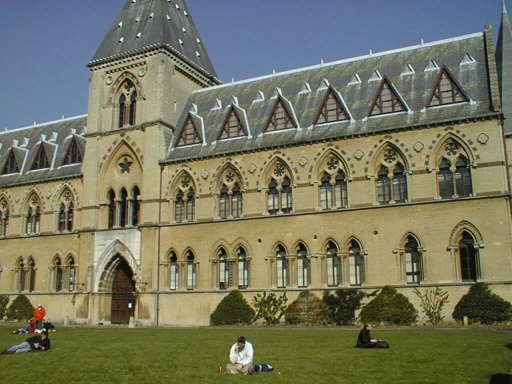
#> input picture ECE549-Computer Vision-2021Fall/mp3/MP3_part2_data/library1.jpg, 512 x 384 px
$ jupyter execute Part2.ipynb
#> lines starting #> are read from the running program, lines starting #| are printed output that depends on the picture; long printed decimals are rounded
# Part 2: Fundamental Matrix Estimation, Camera Calibration, Triangulation

## Fundamental Matrix Estimation

[cell 1]
from PIL import Image
import numpy as np
import matplotlib.pyplot as plt

##
## load images and match files for the first example
##

def load_data(img1, img2, match_file):
    I1 = Image.open(img1)
    I2 = Image.open(img2)
    matches = np.loadtxt(match_file)

    # this is a N x 4 file where the first two numbers of each row
    # are coordinates of corners in the first image and the last two
    # are coordinates of corresponding corners in the second image:
    # matches(i,1:2) is a point in the first image
    # matches(i,3:4) is a corresponding point in the second image

    N = len(matches)
    ##
    ## display two images side-by-side with matches
    ## this code is to help you visualize the matches, you don't need
    ## to use it to produce the results for the assignment
    ##

    I3 = np.zeros((I1.size[1],I1.size[0]*2,3) )
    I3[:,:I1.size[0],:] = I1
    I3[:,I1.size[0]:,:] = I2
    fig, ax = plt.subplots()
    ax.set_aspect('equal')
    ax.imshow(np.array(I3).astype(np.uint8))
    ax.plot(matches[:,0],matches[:,1],  '+r')
    ax.plot( matches[:,2]+I1.size[0],matches[:,3], '+g')
    ax.plot([matches[:,0], matches[:,2]+I1.size[0]],[matches[:,1], matches[:,3]], 'b')
    plt.show()
    return I1, I2, matches

[cell 2]
##
## display second image with epipolar lines reprojected
## from the first image
##
def image2homo(points):
    # [N, 2] to [N, 3]
    return np.hstack([points, np.ones((len(points),1))])

def homo2image(points):
    # [N, 3] to [N, 2]
    return np.transpose([points[:, 0]/points[:, 2], points[:, 1]/points[:, 2]])

def normalize(pts):
    center = np.mean(pts, axis=0)
    dist = np.linalg.norm(pts - center, axis=1) ** 2
    mean_dist = np.mean(dist)
    scale = np.sqrt(2 / mean_dist)
    translation = np.array([[scale, 0, -scale*center[0]],
                            [0, scale, -scale*center[1]],
                            [0, 0, 1]])
    homo_pts = image2homo(pts)
    trans_pts = np.matmul(translation, homo_pts.T).T
    return translation, homo2image(trans_pts)

[cell 3]
def fit_fundamental(matches, norm=True):
    left_matches = matches[:, :2]
    right_matches = matches[:, 2:]
    if norm:
        T1, left_matches = normalize(left_matches)
        T2, right_matches = normalize(right_matches)
    num_matches = len(left_matches)
    U = np.zeros((num_matches, 9))
    for i in range(num_matches):
        x1, y1 = left_matches[i][0], left_matches[i][1]
        x2, y2 = right_matches[i][0], right_matches[i][1]
        U[i, 0] = x2 * x1
        U[i, 1] = x2 * y1
        U[i, 2] = x2
        U[i, 3] = y2 * x1
        U[i, 4] = y2 * y1
        U[i, 5] = y2
        U[i, 6] = x1
        U[i, 7] = y1
        U[i, 8] = 1
    _, _, V = np.linalg.svd(U)
    F_init = V[len(V)-1].reshape(3,3)
    U, S, V = np.linalg.svd(F_init)
    S[-1] = 0
    S = S * np.identity(3)
    F = U.dot(S).dot(V)
    if norm:
        F = T2.T.dot(F).dot(T1)
    # [9 lines of commented-out code are left out]
    return F

[cell 4]
def epipolar_projection(I2, matches, norm=True):
    N = len(matches)
    # first, fit fundamental matrix to the matches
    F = fit_fundamental(matches, norm=norm); # this is a function that you should write
    M = np.c_[matches[:,0:2], np.ones((N,1))].transpose()
    L1 = np.matmul(F, M).transpose() # transform points from
    # the first image to get epipolar lines in the second image

    # find points on epipolar lines L closest to matches(:,3:4)
    l = np.sqrt(L1[:,0]**2 + L1[:,1]**2)
    L = np.divide(L1,np.kron(np.ones((3,1)),l).transpose())# rescale the line
    pt_line_dist = np.multiply(L, np.c_[matches[:,2:4], np.ones((N,1))]).sum(axis = 1)
    print("residual:", np.mean(np.abs(pt_line_dist)))
    closest_pt = matches[:,2:4] - np.multiply(L[:,0:2],np.kron(np.ones((2,1)), pt_line_dist).transpose())

    # find endpoints of segment on epipolar line (for display purposes)
    pt1 = closest_pt - np.c_[L[:,1], -L[:,0]]*10# offset from the closest point is 10 pixels
    pt2 = closest_pt + np.c_[L[:,1], -L[:,0]]*10

    # display points and segments of corresponding epipolar lines
    fig, ax = plt.subplots()
    ax.set_aspect('equal')
    ax.imshow(np.array(I2).astype(np.uint8))
    ax.plot(matches[:,2],matches[:,3],  '+r')
    ax.plot([matches[:,2], closest_pt[:,0]],[matches[:,3], closest_pt[:,1]], 'r')
    ax.plot([pt1[:,0], pt2[:,0]],[pt1[:,1], pt2[:,1]], 'g')
    plt.show()

[cell 5]
import cv2
from scipy.spatial import distance

def sift_descriptor(image):
    sift = cv2.xfeatures2d.SIFT_create()
    # compute descriptors
    kp, dsp = sift.detectAndCompute(image, None)
    pt = cv2.KeyPoint_convert(kp)
    pt = np.array(pt)
    return pt, dsp

def get_matches(dsp1, dsp2, topk=100):
    dist = distance.cdist(dsp1, dsp2, metric="sqeuclidean")
    sort_idx = np.argsort(dist, axis=None)
    match_idx = np.unravel_index(sort_idx,(dist.shape[0], dist.shape[1]))
    match_idx1 = match_idx[0][:topk]
    match_idx2 = match_idx[1][:topk]
    return np.array([match_idx1, match_idx2]).T

def RANSAC(matches, img2, iteration=100, inlier_thres=2):
    max_inlier = 0
    num_matches = matches.shape[0]
    for i in range(iteration):
        select_idx = np.random.choice(range(num_matches), 8)
        select_matches = matches[select_idx]
        F  = fit_fundamental(select_matches, norm=True);
        M = image2homo(matches[:, :2]).T
        L1 = np.matmul(F, M).T

        l = np.sqrt(L1[:,0]**2 + L1[:,1]**2)
        L = np.divide(L1,np.kron(np.ones((3,1)),l).transpose())    # rescale the line
        pt_line_dist = np.multiply(L, np.c_[matches[:,2:4], np.ones((num_matches,1))]).sum(axis = 1)

        inlier_idx = pt_line_dist < inlier_thres
        inliers = matches[inlier_idx]

        num_inliers = len(inliers)
        if num_inliers > max_inlier:
            max_inlier = num_inliers
            best_inliers = inliers
    print("max inliers: ", max_inlier)

    epipolar_projection(img2, best_inliers, True)
    return

[cell 6]
img1 = 'MP3_part2_data/library1.jpg'
img2 = 'MP3_part2_data/library2.jpg'
match_file = 'MP3_part2_data/library_matches.txt'

I1, I2, matches = load_data(img1, img2, match_file)
#> in load_data, I1 is the input picture: PIL image 512x384 RGB; mean R, G, B 116.2, 117.4, 94.6
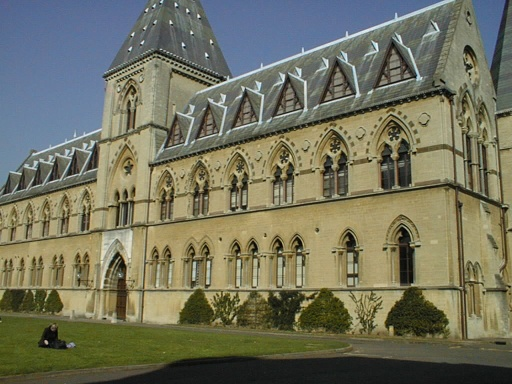
#> input picture ECE549-Computer Vision-2021Fall/mp3/MP3_part2_data/library2.jpg, 512 x 384 px
#> in load_data, I2 is the input picture: PIL image 512x384 RGB; mean R, G, B 114.3, 114.3, 93.7
#> in load_data, `plt.show()`:
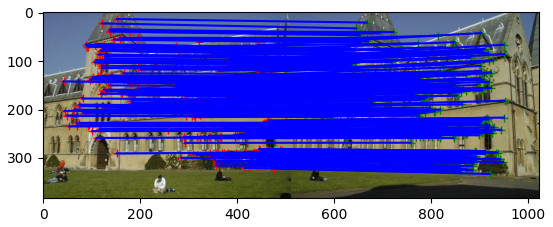
#> figure drawn by matplotlib, 1 panel
#> matches = 309 rows, first 6: [460.1, 104.9, 406.4, 82.94], [383, 108.1, 334.3, 93.66], [106.7, 102.5, 116, 109.6], [115.7, 103.4, 123.8, 109.6], [367.7, 135.5, 313.5, 124.7], [461.4, 142.1, 402.5, 125.1]
epipolar_projection(I2, matches, norm=False)
#> in epipolar_projection, `N = len(matches)`: N = 309
#> in fit_fundamental, `left_matches = matches[:, :2]`: left_matches = 309 pairs, first value 41.85 to 504, second value 13.15 to 321.9
#> in fit_fundamental, `right_matches = matches[:, 2:]`: right_matches = 309 pairs, first value 71.8 to 440.6, second value 20.44 to 333.1
#> in fit_fundamental, `num_matches = len(left_matches)`: num_matches = 309
#> the loop in fit_fundamental, `for i in range(num_matches):` made 309 passes
#> in fit_fundamental, `F_init = V[len(V)-1].reshape(3,3)`: F_init = [[-1.4e-06, 1.37e-05, -0.000683], [-2.88e-05, 2.66e-07, 0.0409], [0.00562, -0.0373, -0.998]]
#> in fit_fundamental, `U, S, V = np.linalg.svd(F_init)`: U = [[0.000682, 0.0256, 1], [-0.0409, -0.999, 0.0256], [0.999, -0.0409, 0.000367]]; S = [1, 0.00154, 7.92e-08]; V = [[0.00562, -0.0372, -0.999], [-0.131, 0.991, -0.0377], [-0.991, -0.131, -0.000698]]
#> in fit_fundamental, `S = S * np.identity(3)`: S = [[1, 0, 0], [0, 0.00154, 0], [0, 0, 0]]
#> in fit_fundamental, `F = U.dot(S).dot(V)`: F = [[-1.32e-06, 1.37e-05, -0.000683], [-2.88e-05, 2.66e-07, 0.0409], [0.00562, -0.0373, -0.998]]
#> in epipolar_projection, `L1 = np.matmul(F, M).transpose()`: L1 = 309 rows, first 8: [0.000142, 0.0277, -2.32], [0.000287, 0.0299, -2.87], [0.000577, 0.0379, -4.22], [0.000577, 0.0376, -4.2], [0.000682, 0.0303, -3.98], [0.000648, 0.0276, -3.7], [0.000726, 0.0308, -4.13], [0.00094, 0.0373, -5.17]
#> in epipolar_projection, `l = np.sqrt(L1[:,0]**2 + L1[:,1]**2)`: l = 309 values, max 0.0398 at index 88, min 0.0266 at index 40, mean 0.0322
#> in epipolar_projection, `L = np.divide(L1,np.kron(np.ones((3,1)),l).transpose())# rescale the l..`: L = 309 rows, first 8: [0.00513, 1, -83.9], [0.00959, 1, -96.08], [0.0152, 1, -111.5], [0.0153, 1, -111.8], [0.0225, 1, -131.1], [0.0234, 1, -133.8], [0.0236, 1, -134.3], [0.0252, 1, -138.7]
#> in epipolar_projection, `pt_line_dist = np.multiply(L, np.c_[matches[:,2:4], np.ones((N,1))]).s..`: pt_line_dist = 309 values, max 1.13 at index 230, min -0.882 at index 116, mean 0.279
#| residual: 0.3385
#> in epipolar_projection, `closest_pt = matches[:,2:4] - np.multiply(L[:,0:2],np.kron(np.ones((2,..`: closest_pt = 309 pairs, first value 71.77 to 440.6, second value 20.28 to 332.4
#> in epipolar_projection, `pt1 = closest_pt - np.c_[L[:,1], -L[:,0]]*10# offset from the closest ..`: pt1 = 309 pairs, first value 61.79 to 430.6, second value 20.09 to 333.5
#> in epipolar_projection, `pt2 = closest_pt + np.c_[L[:,1], -L[:,0]]*10`: pt2 = 309 pairs, first value 81.76 to 450.6, second value 20.48 to 331.2
#> in epipolar_projection, `plt.show()`:
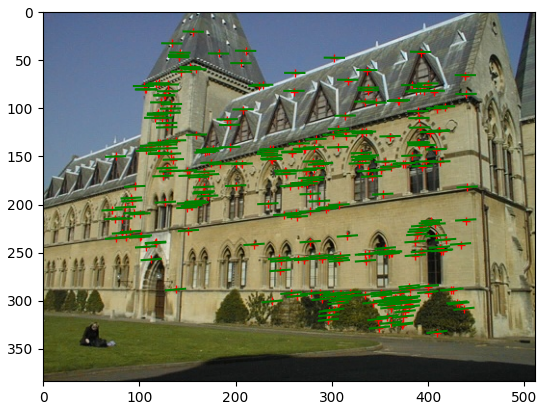
#> figure drawn by matplotlib, 1 panel

[cell 7]
# normalize
epipolar_projection(I2, matches, norm=True)
#> in normalize, `center = np.mean(pts, axis=0)`: center = [306.2, 188.5]
#> in normalize, `dist = np.linalg.norm(pts - center, axis=1) ** 2`: dist = 309 values, max 72058.7 at index 88, min 19.48 at index 141, mean 23660.1
#> in normalize, `mean_dist = np.mean(dist)`: mean_dist = 23660.1
#> in normalize, `scale = np.sqrt(2 / mean_dist)`: scale = 0.00919
#> in normalize, `translation = np.array([[scale, 0, -scale*center[0]], [0, scale, -scal..`: translation = [[0.00919, 0, -2.82], [0, 0.00919, -1.73], [0, 0, 1]]
#> in normalize, `homo_pts = image2homo(pts)`: homo_pts = 309 rows, first 8: [460.1, 104.9, 1], [383, 108.1, 1], [106.7, 102.5, 1], [115.7, 103.4, 1], [367.7, 135.5, 1], [461.4, 142.1, 1], [353.6, 137.4, 1], [127.9, 131.2, 1]
#> in normalize, `trans_pts = np.matmul(translation, homo_pts.T).T`: trans_pts = 309 rows, first 8: [1.41, -0.769, 1], [0.706, -0.74, 1], [-1.83, -0.79, 1], [-1.75, -0.782, 1], [0.565, -0.488, 1], [1.43, -0.427, 1], [0.436, -0.47, 1], [-1.64, -0.527, 1]
#> in normalize (call 2), `homo_pts = image2homo(pts)`: homo_pts = 309 rows, first 8: [406.4, 82.94, 1], [334.3, 93.66, 1], [116, 109.6, 1], [123.8, 109.6, 1], [313.5, 124.7, 1], [402.5, 125.1, 1], [301.4, 127.6, 1], [128.9, 135.3, 1]
#> in normalize (call 2), `trans_pts = np.matmul(translation, homo_pts.T).T`: trans_pts = 309 rows, first 8: [1.46, -1.11, 1], [0.692, -0.991, 1], [-1.64, -0.822, 1], [-1.56, -0.821, 1], [0.47, -0.66, 1], [1.42, -0.655, 1], [0.341, -0.629, 1], [-1.5, -0.547, 1]
#> the loop in fit_fundamental (call 2), `for i in range(num_matches):` made 309 passes
#> (x1, y1, x2, y2) on passes 1 to 3: (1.41, -0.769, 1.46, -1.11), (0.706, -0.74, 0.692, -0.991), (-1.83, -0.79, -1.64, -0.822)
#> in epipolar_projection (call 2), `L1 = np.matmul(F, M).transpose()`: L1 = 309 rows, first 8: [-4.89e-05, 0.00609, -0.482], [-4.39e-05, 0.00643, -0.585], [-3.84e-05, 0.00764, -0.833], [-3.81e-05, 0.0076, -0.83], [-2.35e-05, 0.0065, -0.801], [-2.19e-05, 0.00609, -0.751], [-2.16e-05, 0.00656, -0.829], [-1.83e-05, 0.00754, -1.02]
#> in epipolar_projection (call 2), `L = np.divide(L1,np.kron(np.ones((3,1)),l).transpose())# rescale the l..`: L = 309 rows, first 8: [-0.00802, 1, -79.04], [-0.00683, 1, -90.96], [-0.00503, 1, -109], [-0.00501, 1, -109.2], [-0.00361, 1, -123.2], [-0.00359, 1, -123.4], [-0.00329, 1, -126.4], [-0.00243, 1, -135.1]
#| residual: 0.1836

[cell 8]
topk = 50
iteration = 50
inlier_thres = 1.5

# ransac to find F
I1_gray = I1.convert("L")
I2_gray = I2.convert("L")
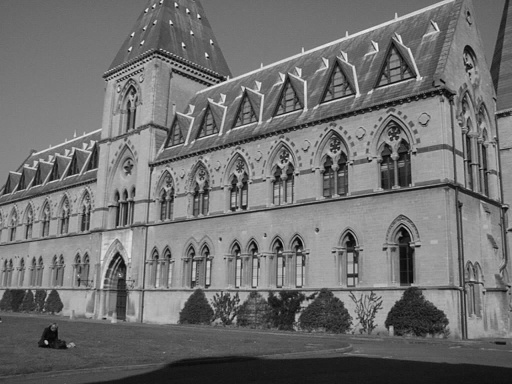
#> I2_gray: PIL image 512x384 L; min 0, max 248, mean 112
I1_gray = np.asarray(I1_gray)
I2_gray = np.asarray(I2_gray)

filtered_coords1, dsp1 = sift_descriptor(I1_gray)
#> in sift_descriptor, `kp, dsp = sift.detectAndCompute(image, None)`: kp = 2207 keypoints; strongest (x, y, size): (130, 305, 2.4), (180, 42, 1.9), (139, 35, 2.1), (121, 39, 2.2)
#> in sift_descriptor, `pt = cv2.KeyPoint_convert(kp)`: pt = 2207 pairs, first value 2.41 to 508.8, second value 6.55 to 374.6
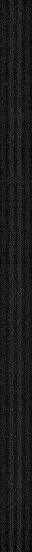
#> dsp1: shape (2207, 128) float32 (shown at 1/4 size); min 0, max 219, mean 26.9
#> filtered_coords1 has the same summary as pt in sift_descriptor
filtered_coords2, dsp2 = sift_descriptor(I2_gray)
#> in sift_descriptor (call 2), `kp, dsp = sift.detectAndCompute(image, None)`: kp = 2103 keypoints; strongest (x, y, size): (46, 342, 2.5), (183, 45, 2.1), (206, 55, 2), (176, 5, 2)
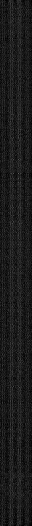
#> dsp2: shape (2103, 128) float32 (shown at 1/4 size); min 0, max 211, mean 26.7
#> filtered_coords2 = 2103 pairs, first value 2.5 to 509.2, second value 4.6 to 364.5
matches = get_matches(dsp1, dsp2, topk)
#> in get_matches, `dist = distance.cdist(dsp1, dsp2, metric="sqeuclidean")`:
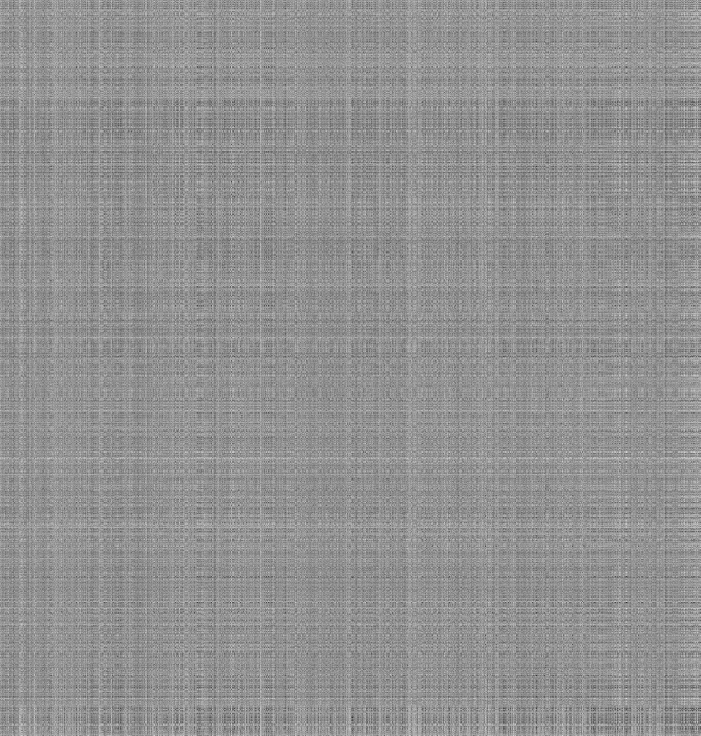
#> dist: shape (2207, 2103) float64 (shown at 1/3 size); min 2896, max 491550, mean 283117.6; drawn with min black and max white
#> in get_matches, `match_idx = np.unravel_index(sort_idx,(dist.shape[0], dist.shape[1]))`: match_idx = 4641321 positions, rows 0 to 2206, columns 0 to 2102
#> in get_matches, `match_idx1 = match_idx[0][:topk]`: match_idx1 = 50 values, max 2203 at index 15, min 719 at index 9, mean 1300.6
#> in get_matches, `match_idx2 = match_idx[1][:topk]`: match_idx2 = 50 values, max 2084 at index 45, min 677 at index 9, mean 1177.3
#> matches = 50 pairs, first value 719 to 2203, second value 677 to 2084
matched_pt1 = [filtered_coords1[i[0]] for i in matches]
#> matched_pt1 = 50 pairs, first value 183.5 to 507.9, second value 45.69 to 312.4
matched_pt2 = [filtered_coords2[i[1]] for i in matches]
#> matched_pt2 = 50 pairs, first value 180.4 to 503.5, second value 17.74 to 316.2
matched_pt = np.hstack([matched_pt1, matched_pt2])
#> matched_pt = 50 rows, first 6: [431.9, 129.3, 374.2, 112.4], [478.6, 122.6, 420.9, 101.2], [439.4, 45.69, 411.4, 17.98], [192.3, 74.5, 196.3, 75.98], [415.2, 131, 358.1, 115.8], [244, 154.9, 212.7, 152.3]

RANSAC(matched_pt, I2, iteration, inlier_thres)
#> the loop in RANSAC, `for i in range(iteration):` made 50 passes
#> (T1 in fit_fundamental, T2 in fit_fundamental, num_inliers, max_inlier) on passes 1, 3: ([[0.0122, 0, -3.32], [0, 0.0122, -1.54], [0, 0, 1]], [[0.016, 0, -3.63], [0, 0.016, -1.88], [0, 0, 1]], 37, 37), ([[0.01, 0, -2.89], [0, 0.01, -1.67], [0, 0, 1]], [[0.0118, 0, -3.08], [0, 0.0118, -1.88], [0, 0, 1]], 41, 41)
#| max inliers:  49
#> call 3 of epipolar_projection, with matches = array of shape (49, 4), norm = True
#| residual: 12.356
#> in epipolar_projection (call 3), `plt.show()`:
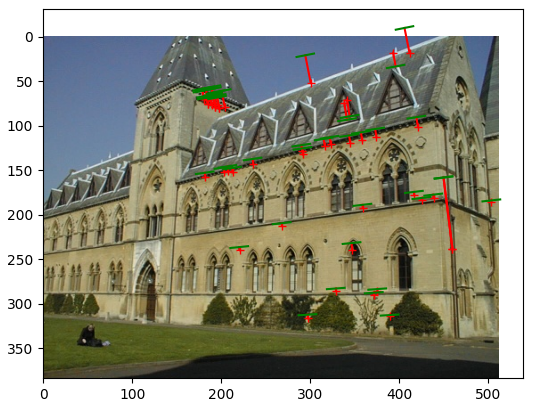
#> figure drawn by matplotlib, 1 panel

[cell 9]
img1 = 'MP3_part2_data/lab1.jpg'
img2 = 'MP3_part2_data/lab2.jpg'
match_file = 'MP3_part2_data/lab_matches.txt'

I1, I2, matches = load_data(img1, img2, match_file)
#> call 2 of load_data, with img1 = 'MP3_part2_data/lab1.jpg', img2 = 'MP3_part2_data/lab2.jpg', match_file = 'MP3_part2_data/lab_matches.txt'
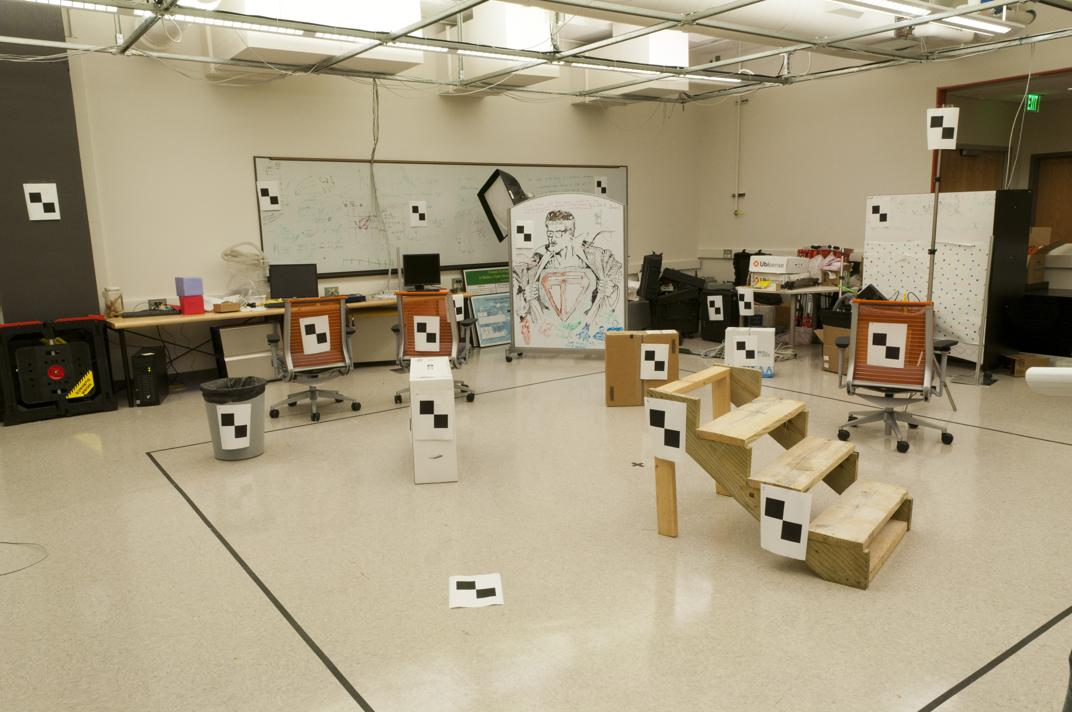
#> input picture ECE549-Computer Vision-2021Fall/mp3/MP3_part2_data/lab1.jpg, 1072 x 712 px
#> in load_data, I1 is the input picture: PIL image 1072x712 RGB; mean R, G, B 164.7, 153, 126.2
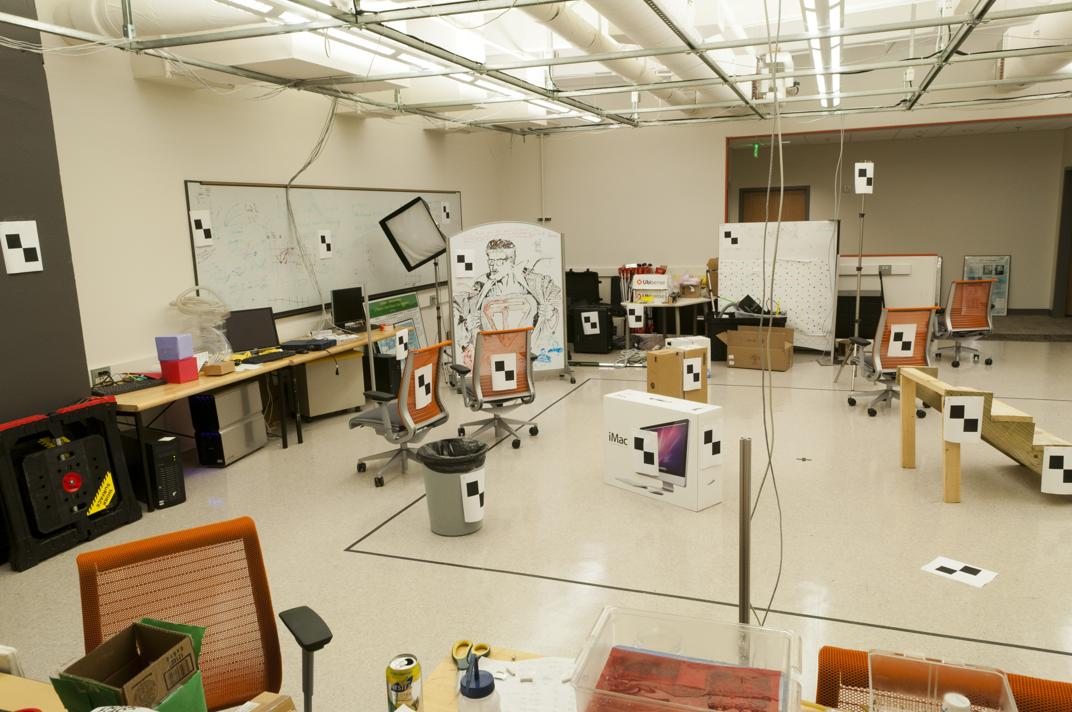
#> input picture ECE549-Computer Vision-2021Fall/mp3/MP3_part2_data/lab2.jpg, 1072 x 712 px
#> in load_data, I2 is the input picture: PIL image 1072x712 RGB; mean R, G, B 166.6, 152.9, 126
#> (the rest of the program and of its run is left out)
